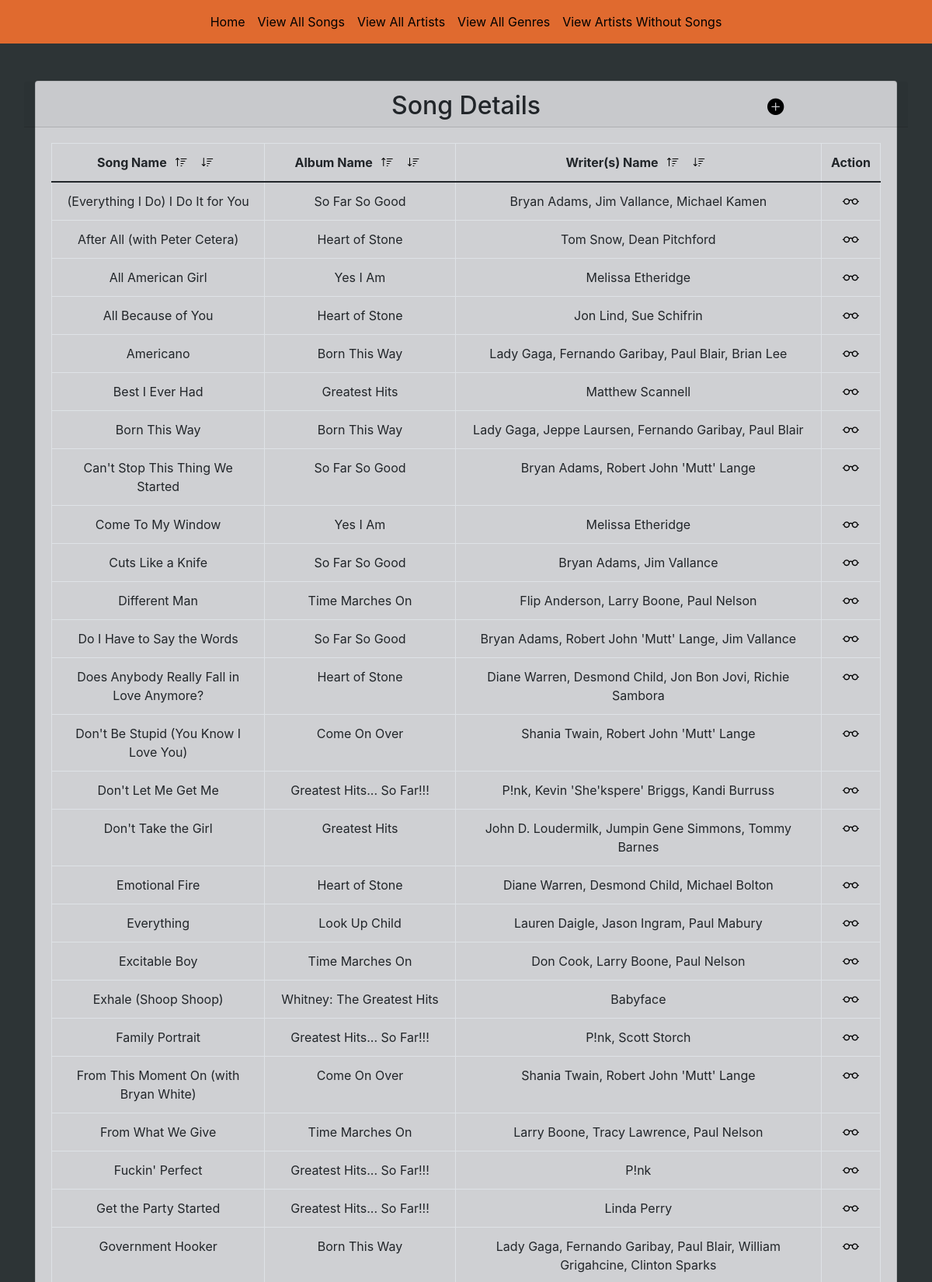
/all_song.php (upper part), run on the app's committed database.
### tables this page shows
CREATE TABLE songs ( 
	song_id INT NOT NULL PRIMARY KEY AUTO_INCREMENT , 
	song_name VARCHAR(50) NOT NULL , 
	artist_id INT NOT NULL , 
	album_id INT NOT NULL  , 
	length_in_seconds INT NOT NULL , 
	comments TEXT NULL , 
	highest_billboard_ranking INT NULL , 
	date_of_billboard_ranking INT NULL , 
	writer_name VARCHAR(500) NOT NULL , 
  FOREIGN KEY (artist_id) REFERENCES artists(artist_id),
  FOREIGN KEY (album_id) REFERENCES albums(album_id)
);

CREATE TABLE albums ( 
	album_id INT NOT NULL PRIMARY KEY AUTO_INCREMENT , 
	album_name VARCHAR(50) NOT NULL , 
	artist_id INT NOT NULL , 
	record_label VARCHAR(50) NOT NULL , 
	genre_id INT NOT NULL , 
	release_date DATE NOT NULL , 
	notable_fact TEXT NULL,
  FOREIGN KEY (artist_id) REFERENCES artists(artist_id),
	FOREIGN KEY (genre_id) REFERENCES genres(genre_id)
 );

### all_song.php (the view)
<?php
require 'db.php';
$song_info = 'SELECT song_id, song_name, stage_name, album_name, length_in_seconds, comments, highest_billboard_ranking, date_of_billboard_ranking, writer_name
                FROM songs
                    JOIN albums ON songs.album_id = albums.album_id
                    JOIN artists ON albums.artist_id = artists.artist_id';
if (isset($_GET['order']) && isset($_GET['sort'])) {
    if ($_GET['sort'] == 'asc') {
        $order = addslashes(trim($_GET['order']));
        $sort = addslashes(trim($_GET['sort']));
        $song_info .= " ORDER BY $order $sort";
    } else {
        $order = addslashes(trim($_GET['order']));
        $sort = 'desc';
        $song_info .= " ORDER BY $order $sort";
    }
} else {
    $song_info .= " ORDER BY song_name ASC";
}
$song_query = $connection->prepare($song_info);
$song_query->execute();
$song = $song_query->fetchAll(PDO::FETCH_OBJ);
?>
<?php require 'header.php'; ?>
<div class="container">
    <div class="card mt-5 mb-5">
        <div class="card-header row">
            <div class="col-2"></div>
            <h2 class="col-8 text-center">Song Details</h2>
            <a href="create_song.php" class="col-2 mt-2">
                <i class="bi bi-plus-circle-fill fa-lg" data-title="Create Song"></i>
            </a>
        </div>
        <div class="card-body">
            <table class="table table-bordered">
                <thead>
                    <tr class="text-center">
                        <th>Song Name
                            <a href="?order=song_name&sort=asc"><i class="bi bi-sort-up"></i></a>
                            <a href="?order=song_name&sort=desc"><i class="bi bi-sort-down"></i></a>
                        </th>
                        <th style=width:23%>Album Name
                            <a href="?order=album_name&sort=asc"><i class="bi bi-sort-up"></i></a>
                            <a href="?order=album_name&sort=desc"><i class="bi bi-sort-down"></i></a>
                        </th>
                        <th>Writer(s) Name
                            <a href="?order=writer_name&sort=asc"><i class="bi bi-sort-up"></i></a>
                            <a href="?order=writer_name&sort=desc"><i class="bi bi-sort-down"></i></a>
                        </th>
                        <th>Action</th>
                    </tr>
                </thead>
                <?php foreach ($song as $info) : ?>
                <tr class="text-center">
                    <td><?= $info->song_name; ?></td>
                    <td><?= $info->album_name; ?></td>
                    <td><?= $info->writer_name; ?></td>
                    <td>
                        <a href="view_song.php?song_id=<?= $info->song_id ?>">
                            <i class="bi bi-eyeglasses fa-lg" data-title="View Song"></i>
                        </a>
                    </td>
                </tr>
                <?php endforeach; ?>
            </table>
        </div>
    </div>
</div>
<?php require 'footer.php'; ?>

### style.css (style rules this page uses)
body { background-color: #2D3436; }
a { color: black !important; }
i { padding: 7px; }
.card, .card-body, .list-group-item, option { background-color: #cfd0d3; }
.card-header { padding-bottom: 0rem; }
[data-title]:after { content: attr(data-title); position: absolute; bottom: -1.6em; left: 100%; padding: 4px 4px 4px 8px; color: #222; background-color: cadetblue; font-size: x-small; font-weight: bold; white-space: nowrap; border-radius: 5px; box-shadow: 0px 0px 4px #222; opacity: 0; z-index: 99999; visibility: hidden; }
[data-title] { position: relative; }

### data on the page
songs: song_name "(Everything I Do) I Do It for You", album.album_name "So Far So Good", writer_name "Bryan Adams, Jim Vallance, Michael Kamen"
songs: song_name "After All (with Peter Cetera)", album.album_name "Heart of Stone", writer_name "Tom Snow, Dean Pitchford"
songs: song_name "All American Girl", album.album_name "Yes I Am", writer_name "Melissa Etheridge"
songs: song_name "All Because of You", album.album_name "Heart of Stone", writer_name "Jon Lind, Sue Schifrin"
songs: song_name "Americano", album.album_name "Born This Way", writer_name "Lady Gaga, Fernando Garibay, Paul Blair, Brian Lee"
songs: song_name "Best I Ever Had", album.album_name "Greatest Hits", writer_name "Matthew Scannell"
songs: song_name "Born This Way", album.album_name "Born This Way", writer_name "Lady Gaga, Jeppe Laursen, Fernando Garibay, Paul Blair"
songs: song_name "Can't Stop This Thing We Started", album.album_name "So Far So Good", writer_name "Bryan Adams, Robert John 'Mutt' Lange"
songs: song_name "Come To My Window", album.album_name "Yes I Am", writer_name "Melissa Etheridge"
songs: song_name "Cuts Like a Knife", album.album_name "So Far So Good", writer_name "Bryan Adams, Jim Vallance"
songs: song_name "Different Man", album.album_name "Time Marches On", writer_name "Flip Anderson, Larry Boone, Paul Nelson"
songs: song_name "Do I Have to Say the Words", album.album_name "So Far So Good", writer_name "Bryan Adams, Robert John 'Mutt' Lange, Jim Vallance"
songs: song_name "Does Anybody Really Fall in Love Anymore?", album.album_name "Heart of Stone", writer_name "Diane Warren, Desmond Child, Jon Bon Jovi, Richie Sambora"
songs: song_name "Don't Be Stupid (You Know I Love You)", album.album_name "Come On Over", writer_name "Shania Twain, Robert John 'Mutt' Lange"
songs: song_name "Don't Let Me Get Me", album.album_name "Greatest Hits... So Far!!!", writer_name "P!nk, Kevin 'She'kspere' Briggs, Kandi Burruss"
songs: song_name "Don't Take the Girl", album.album_name "Greatest Hits", writer_name "John D. Loudermilk, Jumpin Gene Simmons, Tommy Barnes"
songs: song_name "Emotional Fire", album.album_name "Heart of Stone", writer_name "Diane Warren, Desmond Child, Michael Bolton"
songs: song_name "Everything", album.album_name "Look Up Child", writer_name "Lauren Daigle, Jason Ingram, Paul Mabury"
songs: song_name "Excitable Boy", album.album_name "Time Marches On", writer_name "Don Cook, Larry Boone, Paul Nelson"
songs: song_name "Exhale (Shoop Shoop)", album.album_name "Whitney: The Greatest Hits", writer_name "Babyface"
songs: song_name "Family Portrait", album.album_name "Greatest Hits... So Far!!!", writer_name "P!nk, Scott Storch"
songs: song_name "From This Moment On (with Bryan White)", album.album_name "Come On Over", writer_name "Shania Twain, Robert John 'Mutt' Lange"
songs: song_name "From What We Give", album.album_name "Time Marches On", writer_name "Larry Boone, Tracy Lawrence, Paul Nelson"
songs: song_name "Fuckin' Perfect", album.album_name "Greatest Hits... So Far!!!", writer_name "P!nk"
songs: song_name "Get the Party Started", album.album_name "Greatest Hits... So Far!!!", writer_name "Linda Perry"
songs: song_name "Government Hooker", album.album_name "Born This Way", writer_name "Lady Gaga, Fernando Garibay, Paul Blair, William Grigahcine, Clinton Sparks"
